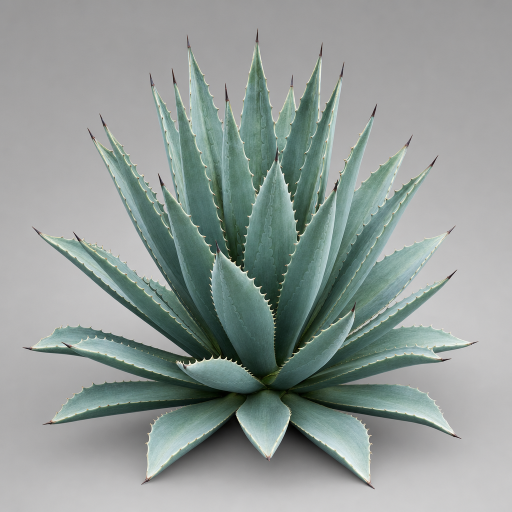
#> input picture flora-revamp/images/agave-rosette.png, 1024 x 1024 px (shown at 1/2 size)
$ python cotton-grass.generator.py --image ../../images/agave-rosette.png --output out.png
#> lines starting #> are read from the running program, lines starting #| are printed output that depends on the picture
"""
Cottongrass tussock -- procedural geometry + photo-derived materials -> GLB.

A tufted, grass-like sedge: a dark peaty soil plug shot through with pale
roots, a bushy skirt of fine arching leaf-blades, and dozens of thin wiry
culms each crowned by a soft oval cotton pom-pom.

Pipeline:
  * build_mesh(seed, density)            -> trimesh.Scene (geometry + UV + tint)
  * materials are derived from the SOURCE PHOTO (colours sampled from inside
    the silhouette; tileable detail synthesised in those colours)
  * surfaces: "soil", "roots", "stems", "foliage", "cotton"

CLI:
  python thisscript --image PATH --seed INT --density {high,med,low} --output OUT.glb

Only numpy / trimesh / PIL / stdlib.  +Y up, base at y=0, metres.
"""

import argparse
import sys

import numpy as np
import trimesh
from PIL import Image, ImageDraw, ImageFilter
from trimesh.visual import TextureVisuals
from trimesh.visual.material import PBRMaterial


# --------------------------------------------------------------------------- #
# Overall proportions (measured by eye off the reference image)
# --------------------------------------------------------------------------- #
OVERALL_HEIGHT = 0.45                       # metres, tallest cotton head
HEIGHT_OVER_WIDTH = 1.25                    # silhouette taller than wide
OVERALL_WIDTH = OVERALL_HEIGHT / HEIGHT_OVER_WIDTH   # ~0.36 m

SOIL_HEIGHT = 0.06 * OVERALL_HEIGHT         # rounded root-ball mound
SOIL_RADIUS = 0.24 * OVERALL_WIDTH          # compact plug (narrowed)
SOIL_TOP = SOIL_HEIGHT * 0.65               # where culms/blades emerge

SKIRT_TOP = 0.42 * OVERALL_HEIGHT           # top of the leaf-blade skirt
SKIRT_SPREAD = 0.34 * OVERALL_WIDTH         # narrower, bushier fountain

STEM_TOP_MAX = 0.90 * OVERALL_HEIGHT        # tallest culm tip
STEM_SPLAY = 0.27 * OVERALL_WIDTH           # near-vertical splay (narrowed)
CLUMP_RADIUS = 0.10 * OVERALL_WIDTH         # radius of the basal emergence ring

HEAD_LONG = 0.085 * OVERALL_WIDTH           # cotton along-stem (long) radius
HEAD_WIDE = 0.070 * OVERALL_WIDTH           # cotton cross (short) radius

# Materials derived from the photo are installed here by main() before
# build_mesh() runs.  If None, build_mesh falls back to flat vertex colours.
_MATERIALS = None

# Fallback body colours (only used if a photo patch hits background).
FALLBACK = {
    "soil": np.array([46, 33, 23], float),
    "roots": np.array([192, 172, 132], float),
    "green": np.array([108, 150, 70], float),
    "cotton": np.array([242, 241, 233], float),
}


# --------------------------------------------------------------------------- #
# Vector helpers
# --------------------------------------------------------------------------- #
def _norm(v):
    n = np.linalg.norm(v)
    return v if n < 1e-12 else v / n


def _perp(t):
    up = np.array([0.0, 1.0, 0.0]) if abs(t[1]) < 0.9 else np.array([1.0, 0.0, 0.0])
    return _norm(np.cross(up, t))


# [26 lines left out: functions _rotmat_between, _tangents, not called in this run]


def _smooth(t):
    return t * t * (3.0 - 2.0 * t)


# [303 lines left out: functions _tint, _tube, _ribbon, _soil_mound, _cotton_head, _concat and 2 more, not called in this run]


# --------------------------------------------------------------------------- #
# Photo sampling
# --------------------------------------------------------------------------- #
def _load_image(path):
    img = Image.open(path).convert("RGB")
    return np.asarray(img, dtype=np.float32)


def _sample(img, box, predicate, fallback):
    """Median colour of in-silhouette pixels passing ``predicate``."""
    H, W = img.shape[:2]
    x0, y0, x1, y1 = box
    sub = img[int(y0 * H):int(y1 * H), int(x0 * W):int(x1 * W)].reshape(-1, 3)
    if len(sub) == 0:
        return np.asarray(fallback, float)
    sel = sub[predicate(sub)]
    if len(sel) < 25:
        return np.asarray(fallback, float)
    med = np.median(sel, axis=0)
    d = np.linalg.norm(sel - med, axis=1)
    keep = sel[d < (np.median(d) * 2.5 + 1.0)]
    if len(keep) >= 25:
        med = np.median(keep, axis=0)
    return med


def sample_palette(img):
    lum = lambda s: s @ np.array([0.299, 0.587, 0.114])
    chroma = lambda s: s.max(1) - s.min(1)

    soil = _sample(img, (0.40, 0.80, 0.62, 0.96),
                   lambda s: lum(s) < 100, FALLBACK["soil"])
    roots = _sample(img, (0.38, 0.78, 0.64, 0.97),
                    lambda s: (lum(s) > 105) & (lum(s) < 200) &
                              (s[:, 0] >= s[:, 2]), FALLBACK["roots"])
    green = _sample(img, (0.34, 0.50, 0.66, 0.76),
                    lambda s: (s[:, 1] > s[:, 0] + 4) &
                              (s[:, 1] > s[:, 2] + 4), FALLBACK["green"])
    cotton = _sample(img, (0.22, 0.06, 0.78, 0.42),
                     lambda s: (lum(s) > 155) & (chroma(s) < 48),
                     FALLBACK["cotton"])
    return {"soil": soil, "roots": roots, "green": green, "cotton": cotton}


# --------------------------------------------------------------------------- #
# Tileable texture synthesis (detail in the sampled colours)
# --------------------------------------------------------------------------- #
def _tile_noise(size, rng, octaves=5, base=3):
    x = np.linspace(0.0, 2.0 * np.pi, size, endpoint=False)
    X, Y = np.meshgrid(x, x)
    acc = np.zeros((size, size), float)
    amp_sum = 0.0
    for o in range(octaves):
        f = base * (2 ** o)
        a = 0.55 ** o
        p1, p2, p3 = rng.uniform(0, 2 * np.pi, 3)
        acc += a * (np.sin(f * X + p1) * np.cos(f * Y + p2) +
                    0.6 * np.sin(f * (0.7 * X + 1.3 * Y) + p3))
        amp_sum += a
    acc /= (amp_sum * 1.6)
    acc = (acc - acc.min()) / (np.ptp(acc) + 1e-9)
    return acc


def _delight(rgb):
    """Divide out a heavily blurred luminance; clamp gain to [0.6, 1.6]."""
    img = Image.fromarray(np.clip(rgb, 0, 255).astype(np.uint8))
    lum = np.asarray(img.convert("L").filter(
        ImageFilter.GaussianBlur(img.size[0] * 0.12)), float) + 1e-3
    gain = np.clip(lum.mean() / lum, 0.6, 1.6)[..., None]
    return np.clip(rgb * gain, 0, 255)


def _soil_texture(size, rng, soil_col, root_col):
    n1 = _tile_noise(size, rng, 5, 3)
    n2 = _tile_noise(size, rng, 4, 9)
    rgb = soil_col[None, None, :] * (0.55 + 0.9 * n1[..., None])
    streak = n2 > 0.80                                   # stringy root flecks
    rgb[streak] = root_col * 0.85
    crack = n1 < 0.16
    rgb[crack] *= 0.55                                   # dark crevices
    rgb = _delight(rgb)
    return Image.fromarray(np.clip(rgb, 0, 255).astype(np.uint8), "RGB")


def _fiber_texture(size, rng, col, vertical=True):
    n = _tile_noise(size, rng, 5, 4)
    line = _tile_noise(size, rng, 4, 14)
    if vertical:
        streak = np.repeat(line[:, :1], size, axis=1)
    else:
        streak = np.repeat(line[:1, :], size, axis=0)
    val = 0.7 + 0.45 * n + 0.18 * (streak - 0.5)
    rgb = col[None, None, :] * val[..., None]
    return Image.fromarray(np.clip(rgb, 0, 255).astype(np.uint8), "RGB")


def _stem_texture(size, rng, green):
    straw = np.clip(green * 0.55 + np.array([205, 200, 140]) * 0.55, 0, 255)
    rows = np.linspace(0.0, 1.0, size)[:, None]          # 0 bottom..1 top
    grad = green[None, None, :] * (1 - rows[..., None]) + \
        straw[None, None, :] * rows[..., None]
    line = _tile_noise(size, rng, 4, 18)
    streak = np.repeat(line[:1, :], size, axis=0)[..., None]
    rgb = grad * (0.9 + 0.18 * streak)
    return Image.fromarray(np.clip(rgb, 0, 255).astype(np.uint8), "RGB")


def _cotton_texture(size, rng, col):
    n1 = _tile_noise(size, rng, 6, 6)
    n2 = _tile_noise(size, rng, 5, 16)
    val = 0.9 + 0.1 * n1 + 0.05 * (n2 - 0.5)
    cream = np.clip(col, 0, 255)
    rgb = cream[None, None, :] * val[..., None]
    return Image.fromarray(np.clip(rgb, 0, 255).astype(np.uint8), "RGB")


def _albedo_to_normal(pil_img, strength=2.5):
    g = np.asarray(pil_img.convert("L"), float) / 255.0
    h = 1.0 - g                                          # darker = lower
    gy, gx = np.gradient(h)
    nx = -gx * strength
    ny = -gy * strength
    nz = np.ones_like(h)
    ln = np.sqrt(nx * nx + ny * ny + nz * nz)
    out = np.stack([nx / ln, ny / ln, nz / ln], axis=-1)
    out = ((out * 0.5 + 0.5) * 255).astype(np.uint8)
    return Image.fromarray(out, "RGB")


# --------------------------------------------------------------------------- #
# Foliage atlas (4x4 distinct blade tiles, full opaque blade cores)
# --------------------------------------------------------------------------- #
def _blade_mask(S4, rng):
    img = Image.new("L", (S4, S4), 0)
    d = ImageDraw.Draw(img)
    cx = S4 * 0.5
    baseW = S4 * rng.uniform(0.30, 0.42)                 # fuller blade
    curve = S4 * rng.uniform(-0.09, 0.09)
    npts = 16
    ys = np.linspace(0.97, 0.05, npts) * S4
    ts = np.linspace(0.0, 1.0, npts)
    # gentle taper + generous minimum width keeps the alpha core solid
    widths = baseW * (1 - ts) ** 0.55 + S4 * 0.022
    centers = cx + curve * np.sin(ts * np.pi * 0.6)
    left = [(centers[i] - widths[i], ys[i]) for i in range(npts)]
    right = [(centers[i] + widths[i], ys[i]) for i in range(npts)]
    d.polygon(left + right[::-1], fill=255)
    return img


def _blade_tile(S, rng, base_col, tip_col, bright):
    S4 = S * 4
    mask = _blade_mask(S4, rng).resize((S, S), Image.LANCZOS)
    a = np.asarray(mask, float) / 255.0
    fb = np.linspace(0.0, 1.0, S)[:, None]               # 0 top..1 bottom
    col = tip_col[None, None, :] * (1 - fb[..., None]) + \
        base_col[None, None, :] * fb[..., None]
    out = np.zeros((S, S, 4), float)
    out[..., :3] = np.clip(col * bright, 0, 255)
    out[..., 3] = a * 255.0
    return out.astype(np.uint8)


def _foliage_atlas(tile, rng, green):
    base_col = np.clip(green, 0, 255)
    tip_col = np.clip(green * 0.5 + np.array([215, 210, 150]) * 0.55, 0, 255)
    atlas = np.zeros((tile * 4, tile * 4, 4), np.uint8)
    for r in range(4):
        for c in range(4):
            sun = (r + c) % 2 == 0
            bright = 1.12 if sun else 0.82
            warm = np.array([1.05, 1.0, 0.9]) if sun else np.array([0.94, 1.0, 1.07])
            bc = np.clip(base_col * warm, 0, 255)
            tc = np.clip(tip_col * warm, 0, 255)
            t = _blade_tile(tile, rng, bc, tc, bright)
            atlas[r * tile:(r + 1) * tile, c * tile:(c + 1) * tile] = t
    return Image.fromarray(atlas, "RGBA")


# --------------------------------------------------------------------------- #
# Material construction
# --------------------------------------------------------------------------- #
def build_materials(img, seed):
    rng = np.random.default_rng(seed + 12345)            # deterministic swatches
    pal = sample_palette(img)

    soil_img = _soil_texture(512, rng, pal["soil"], pal["roots"])
    root_img = _fiber_texture(512, rng, pal["roots"], vertical=True)
    stem_img = _stem_texture(512, rng, pal["green"])
    cotton_img = _cotton_texture(512, rng, pal["cotton"])
    atlas_img = _foliage_atlas(256, rng, pal["green"])   # 1024x1024

    white = [1.0, 1.0, 1.0, 1.0]
    mats = {
        "soil": PBRMaterial(
            name="soil", baseColorFactor=white, baseColorTexture=soil_img,
            normalTexture=_albedo_to_normal(soil_img, 2.5),
            metallicFactor=0.0, roughnessFactor=0.95),
        "roots": PBRMaterial(
            name="roots", baseColorFactor=white, baseColorTexture=root_img,
            metallicFactor=0.0, roughnessFactor=0.9),
        "stems": PBRMaterial(
            name="stems", baseColorFactor=white, baseColorTexture=stem_img,
            metallicFactor=0.0, roughnessFactor=0.8, doubleSided=True),
        "foliage": PBRMaterial(
            name="foliage", baseColorFactor=white, baseColorTexture=atlas_img,
            metallicFactor=0.0, roughnessFactor=0.8,
            alphaMode="MASK", alphaCutoff=0.45, doubleSided=True),
        "cotton": PBRMaterial(
            name="cotton", baseColorFactor=white, baseColorTexture=cotton_img,
            metallicFactor=0.0, roughnessFactor=0.95, doubleSided=True),
    }
    return mats


# --------------------------------------------------------------------------- #
# CLI
# --------------------------------------------------------------------------- #
def main(argv=None):
    global _MATERIALS
    ap = argparse.ArgumentParser(description="Cottongrass tussock -> textured GLB")
    ap.add_argument("--image", required=True, help="source reference photo")
    ap.add_argument("--seed", type=int, default=0)
    ap.add_argument("--density", choices=("high", "med", "low"), default="high")
    ap.add_argument("--output", required=True, help="output .glb path")
    args = ap.parse_args(argv)

    img = _load_image(args.image)
#> in _load_image, img is the input picture: PIL image 1024x1024 RGB; mean R, G, B 145.7, 154.8, 151.4
    _MATERIALS = build_materials(img, args.seed)
#> in _sample, `med = np.median(sel, axis=0)`: med = [62, 67, 65]
#> in _sample, `d = np.linalg.norm(sel - med, axis=1)`: d = 10450 values, max 112.1 at index 1168, min 3 at index 5366, mean 41.86
#> in _sample, `med = np.median(keep, axis=0)`: med = [63, 68, 66]
#> in sample_palette, `roots = _sample(img, (0.38, 0.78, 0.64, 0.97), lambda s: (lum(s) > 105..`: roots = [161, 160, 160]
#> in sample_palette, `green = _sample(img, (0.34, 0.50, 0.66, 0.76), lambda s: (s[:, 1] > s[..`: green = [53, 79, 69]
#> in sample_palette, `cotton = _sample(img, (0.22, 0.06, 0.78, 0.42), lambda s: (lum(s) > 15..`: cotton = [164, 165, 164]
#> in build_materials, `pal = sample_palette(img)`: pal = {'soil': [63, 68, 66], 'roots': [161, 160, 160], 'green': [53, 79, 69], 'cotton': [164, 165, 164]}
#> in _stem_texture, `straw = np.clip(green * 0.55 + np.array([205, 200, 140]) * 0.55, 0, 255)`: straw = [141.9, 153.5, 115]
#> in _stem_texture, `grad = green[None, None, :] * (1 - rows[..., None]) + \ straw[None, No..`: grad = 512 rows, first 8: [53, 79, 69], [53.17, 79.15, 69.09], [53.35, 79.29, 69.18], [53.52, 79.44, 69.27], [53.7, 79.58, 69.36], [53.87, 79.73, 69.45], [54.04, 79.87, 69.54], [54.22, 80.02, 69.63]
#> in _stem_texture, `rgb = grad * (0.9 + 0.18 * streak)`:
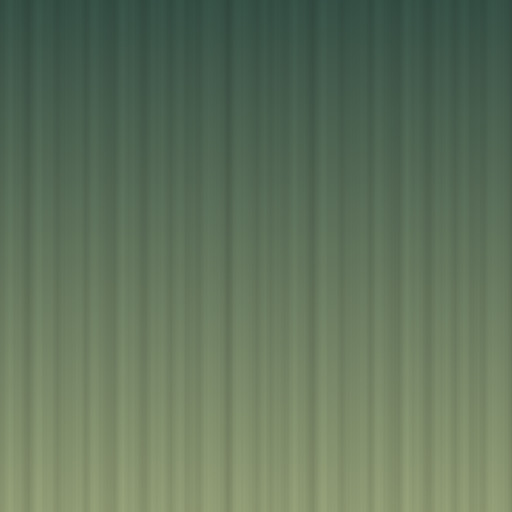
#> rgb: shape (512, 512, 3) float64; mean of channels 0, 1, 2 97.5, 116.2, 92; drawn as R, G, B
#> in _cotton_texture, `cream = np.clip(col, 0, 255)`: cream = [164, 165, 164]
#> in _cotton_texture, `rgb = cream[None, None, :] * val[..., None]`:
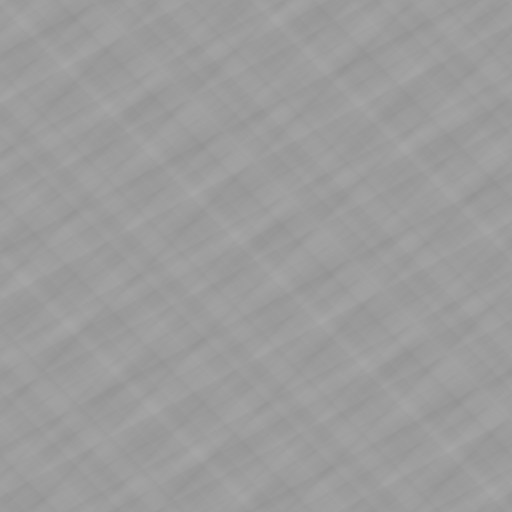
#> rgb: shape (512, 512, 3) float64; mean of channels 0, 1, 2 155.8, 156.7, 155.8; drawn as R, G, B
#> in _foliage_atlas, `base_col = np.clip(green, 0, 255)`: base_col = [53, 79, 69]
#> in _foliage_atlas, `tip_col = np.clip(green * 0.5 + np.array([215, 210, 150]) * 0.55, 0, 2..`: tip_col = [144.8, 155, 117]
#> the loop in _foliage_atlas, `for r in range(4):` made 4 passes
#> pass 1, in _blade_tile (call 2), `mask = _blade_mask(S4, rng).resize((S, S), Image.LANCZOS)`:
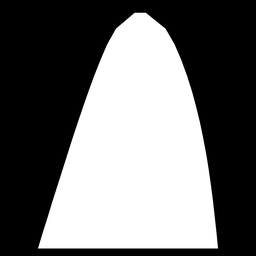
#> mask: PIL image 256x256 L; min 0, max 255, mean 109.8
#> after the loop in _foliage_atlas, `for r in range(4):`:
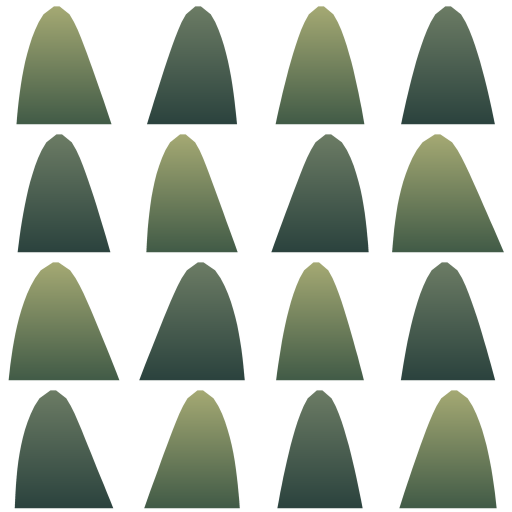
#> atlas: shape (1024, 1024, 4) (shown at 1/2 size); mean of channels 0, 1, 2, 3 95.7, 113, 87.2, 116.9; transparent parts drawn white
#> in _albedo_to_normal, `h = 1.0 - g`:
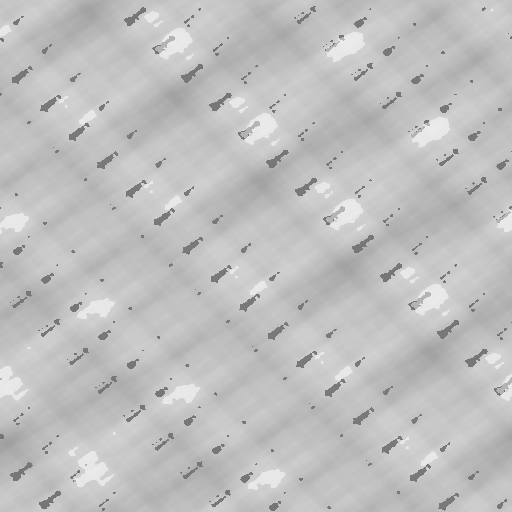
#> h: shape (512, 512) float64; min 0.451, max 0.922, mean 0.752
#> in _albedo_to_normal, `nx = -gx * strength`:
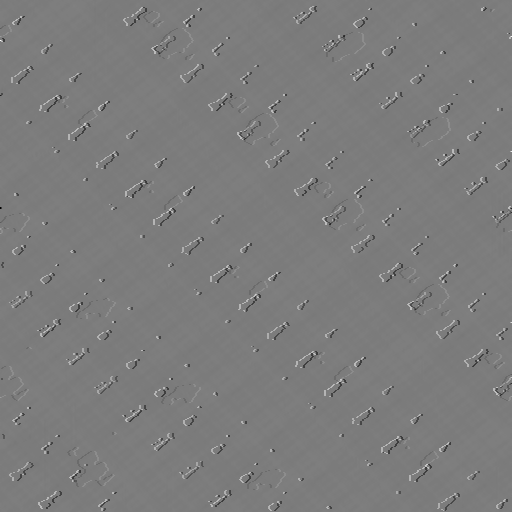
#> nx: shape (512, 512) float64; min -0.843, max 0.882, mean -4.56e-06; drawn with min black and max white
#> in _albedo_to_normal, `out = ((out * 0.5 + 0.5) * 255).astype(np.uint8)`:
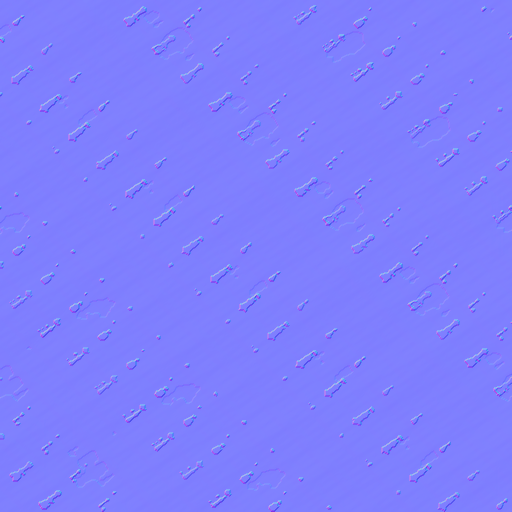
#> out: shape (512, 512, 3); mean of channels 0, 1, 2 127, 127, 253.7; drawn as R, G, B

    scene = build_mesh(args.seed, args.density)

    glb = scene.export(file_type="glb")
    with open(args.output, "wb") as fh:
        fh.write(glb)

    tris = sum(len(g.faces) for g in scene.geometry.values())
    print(f"wrote {args.output}  surfaces={list(scene.geometry.keys())}  "
          f"triangles={tris}")
    return 0


if __name__ == "__main__":
    try:
        sys.exit(main())
#> (the call stopped at in build_materials, `mats = { "soil": PBRMaterial( name="soil", baseColorFactor=white, base..`: trimesh is not available in this run)
    except Exception as exc:  # noqa: BLE001
        print(f"ERROR: {exc}", file=sys.stderr)
        sys.exit(1)

$ run again, on flora-revamp/images/barrel-cactus.png
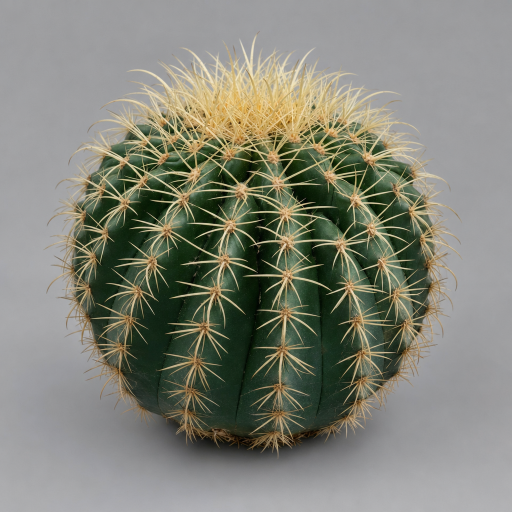
#> input picture flora-revamp/images/barrel-cactus.png, 1024 x 1024 px (shown at 1/2 size)
#> in _load_image, img is the input picture: PIL image 1024x1024 RGB; mean R, G, B 130.4, 131.8, 120.2
#> in _sample, `med = np.median(sel, axis=0)`: med = [48, 54, 40]
#> in _sample, `med = np.median(keep, axis=0)`: med = [45, 52, 39]
#> roots = [130, 120, 108]
#> green = [25, 46, 27]
#> cotton = [158, 158, 160]
#> pal = {'soil': [45, 52, 39], 'roots': [130, 120, 108], 'green': [25, 46, 27], 'cotton': [158, 158, 160]}
#> straw = [126.5, 135.3, 91.85]
#> grad = 512 rows, first 8: [25, 46, 27], [25.2, 46.17, 27.13], [25.4, 46.35, 27.25], [25.6, 46.52, 27.38], [25.79, 46.7, 27.51], [25.99, 46.87, 27.63], [26.19, 47.05, 27.76], [26.39, 47.22, 27.89]
#> in _stem_texture, `rgb = grad * (0.9 + 0.18 * streak)`:
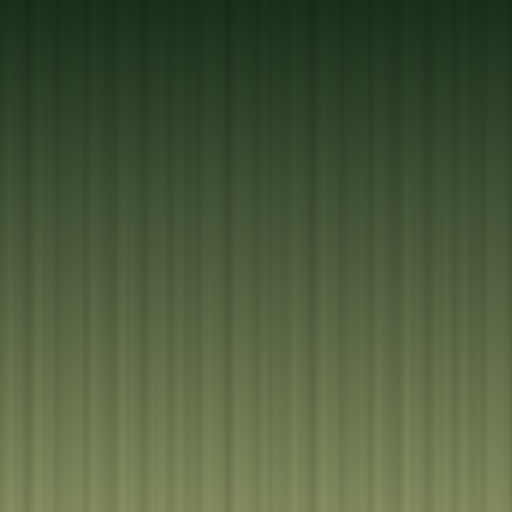
#> rgb: shape (512, 512, 3) float64; mean of channels 0, 1, 2 75.8, 90.7, 59.4; drawn as R, G, B
#> cream = [158, 158, 160]
#> base_col = [25, 46, 27]
#> tip_col = [130.8, 138.5, 96]
#> the loop in _foliage_atlas, `for r in range(4):` made 4 passes
#> in _albedo_to_normal, `h = 1.0 - g`:
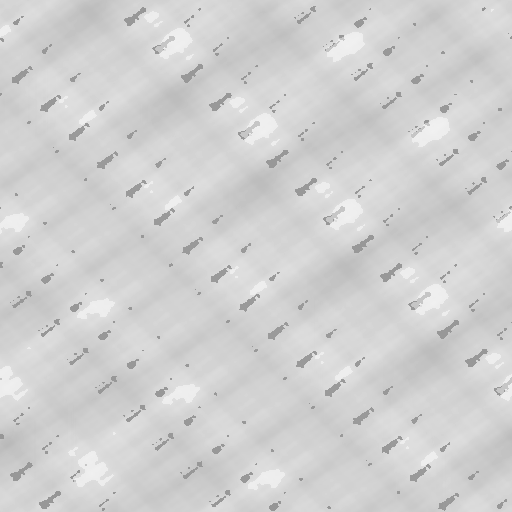
#> h: shape (512, 512) float64; min 0.576, max 0.945, mean 0.819
